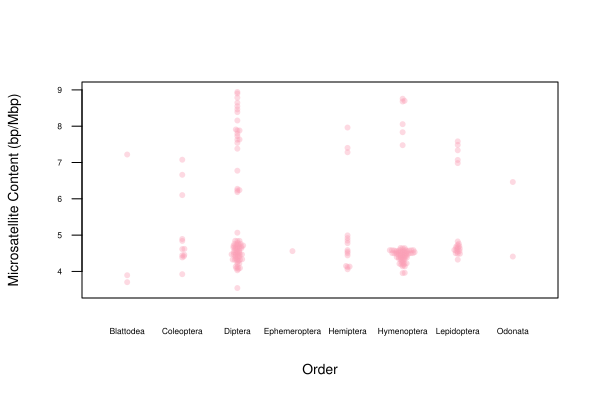

Reproduce this figure in R.
#load in library for beeswarm
library(beeswarm)
#create the beeswarm plot with the 
beeswarm(log(dat.mic$bp.Mbp) ~ dat.mic$order, las = 1,
         xlab = "Order",
         ylab = "Microsatellite Content (bp/Mbp)",
         col = rgb(250, 159, 181, 100,
                   maxColorValue = 255), pch = 16,
         method = "swarm", cex.main = .9,
         cex = .8, spacing = .3, cex.lab = .8, cex.axis = .5
)

#export as pdf 4" x 4"
